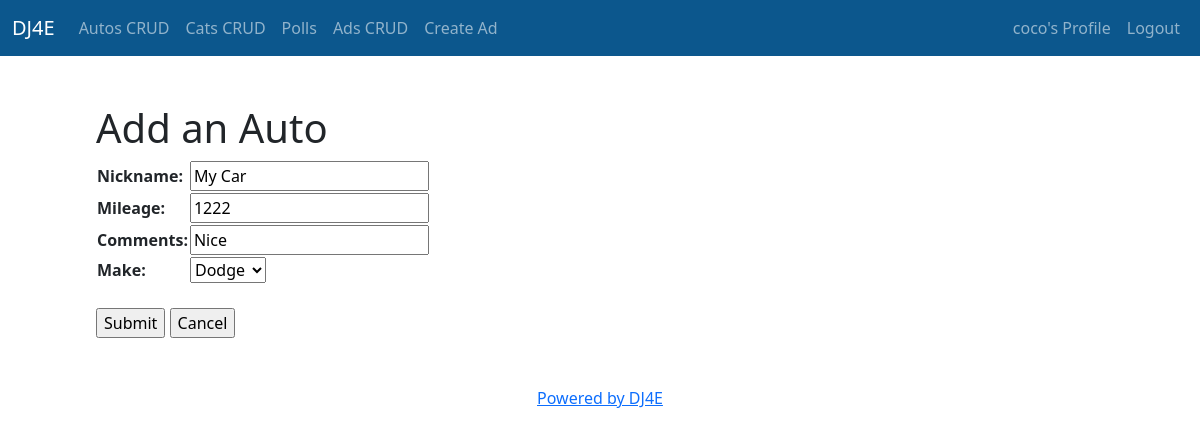
The page /autos/main/1/update/ (signed in) on the database its author committed.
### autos/models.py (models this page shows, shortened)
class Auto(models.Model):
    nickname = models.CharField(
            max_length=200,
            validators=[MinLengthValidator(2, "Nickname must be greater than 1 character")]
    )
    mileage = models.PositiveIntegerField()
    comments = models.CharField(max_length=300)
    make = models.ForeignKey('Make', on_delete=models.CASCADE, null=False)

### autos/views.py (the view)
# urls.py: path('main/<int:pk>/update/', views.AutoUpdate.as_view(), name='auto_update'),
class AutoUpdate(LoginRequiredMixin, UpdateView):
    model = Auto
    fields = '__all__'
    success_url = reverse_lazy('autos:all')

### autos/models.py (called while the page is built)
    def __str__(self):
        return self.name

### home/context_processors.py (called while the page is built)
def settings(request):
    return {
        'settings': django_settings,
    }

### autos/templates/autos/auto_form.html (shortened to what this page needs)
{% extends "base_bootstrap.html" %}
{% block content %}
<h1>Add an Auto</h1>
  <form action="" method="post">
    <table>
    {{ form.as_table }}
    </table>
    <br>
    <input type="submit" value="Submit">
    <input type="submit" onclick="window.location='{% url 'autos:all' %}' ; return false;" value="Cancel">
  </form>
{% endblock %}

### home/templates/partials/_navbar.html (shortened to what this page needs)
<nav class="navbar navbar-expand-lg navbar-dark" style="background-color:  #0c578d;">
    <div class="container-fluid">
      <a class="navbar-brand" href="{% url 'home' %}">DJ4E</a>
      <div class="collapse navbar-collapse" id="navbarSupportedContent">
          <ul class="navbar-nav me-auto mb-2 mb-lg-0">
            <li class="nav-item">
              <a class="nav-link {% if 'autos' == request.path %} active" style="color: red;" {% endif %} aria-current="page" href="{% url 'autos:all' %}">Autos CRUD</a>
            </li>
            <li class="nav-item">
              <a class="nav-link" aria-current="page" href="{% url 'cats:cat_list' %}">Cats CRUD</a>
            </li>
            <li class="nav-item">
              <a class="nav-link" aria-current="page" href="{% url 'polls:index' %}">Polls</a>
            </li>
            <li class="nav-item">
              <a class="nav-link" aria-current="page" href="{% url 'ads:all' %}">Ads CRUD</a>
            </li>
            <li class="nav-item">
              <a class="nav-link" aria-current="page" href="{% url 'ads:ad_create' %}">Create Ad</a>
            </li>
          </ul>
        </div>
  <div class="nav navbar-nav navbar-right">
    {% if user.is_authenticated %}
      <a class="nav-item nav-link" href="#">{{user}}'s Profile</a>
      <a class="nav-item nav-link" href="{% url 'logout' %}">Logout</a>
    {% else %}
      <a class="nav-item nav-link" href="{% url 'login' %}">Login</a>
      <a class="nav-item nav-link" href="#">Register</a>
    {% endif %}
  </div>
      </div>
    </nav>

### rows shown on the page
Auto: nickname "My Car", mileage "1222", comments "Nice", make "Dodge"

### other values the page prints
{{ user }} "coco"
